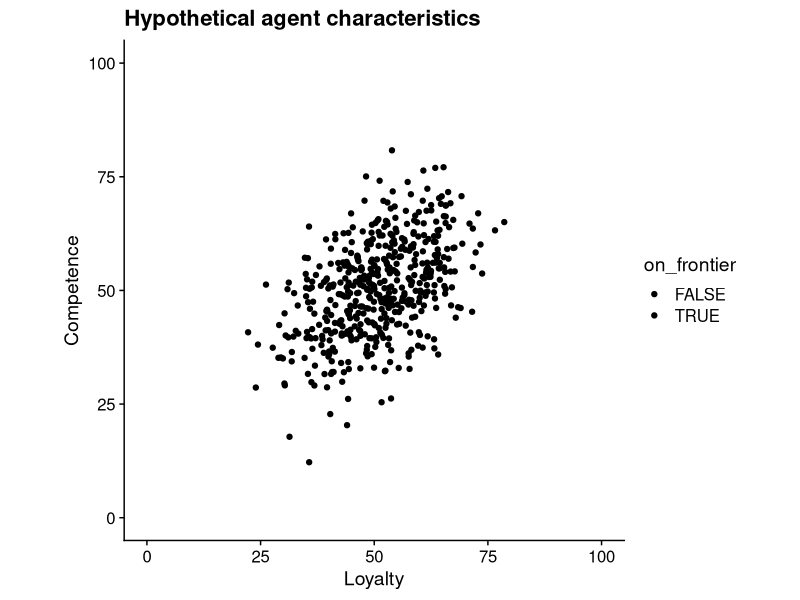
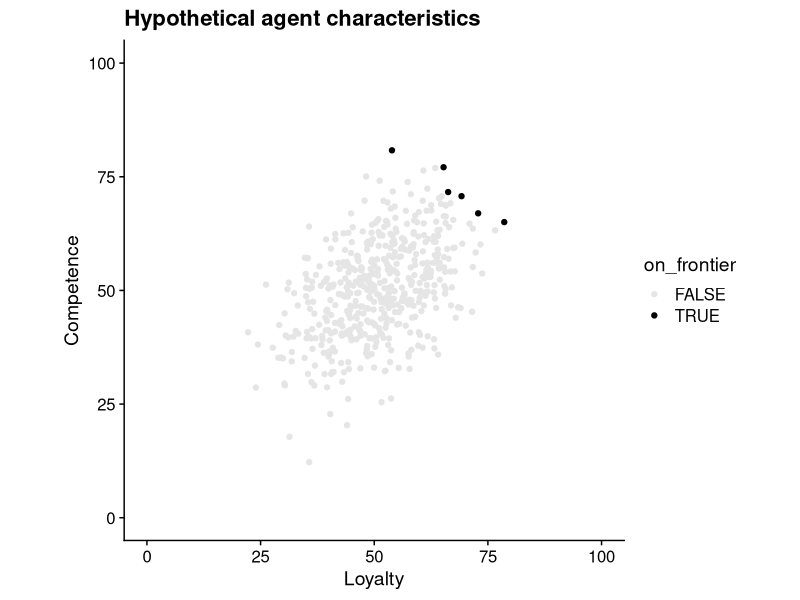
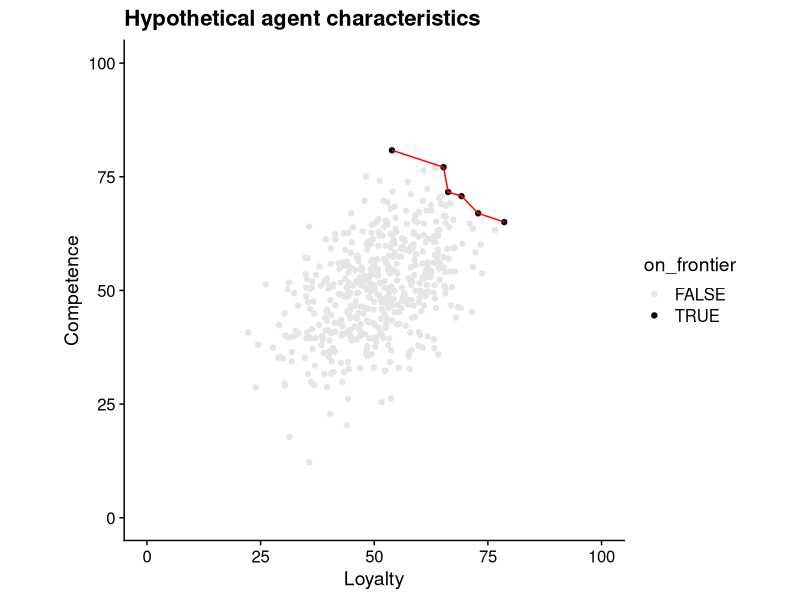

The R source for these figures, in order:
## ---- chunk 1
#| echo: false
#| message: false
library("tidyverse")
library("cowplot")
library("MASS")

theme_set(theme_cowplot(font_size = 14))

set.seed(47)
n <- 500
x <- mvrnorm(
  n = n,
  mu = c(50, 50),
  Sigma = matrix(c(100, 50, 50, 100), 2, 2)
)
df_tradeoff <- tibble(
  loyalty = x[, 1],
  competence = x[, 2]
) |>
  arrange(loyalty, competence) |>
  mutate(
    on_frontier = map_lgl(row_number(), \(i) {
      !any(loyalty[-i] > loyalty[i] & competence[-i] > competence[i])
    })
  )
## ---- chunk 2
plot_base <- df_tradeoff |>
  ggplot(aes(x = loyalty, y = competence)) +
  geom_point(aes(color = on_frontier)) +
  scale_color_manual(
    values = c("FALSE" = "black", "TRUE" = "black")
  ) +
  theme(aspect.ratio = 1) +
  labs(
    title = "Hypothetical agent characteristics",
    x = "Loyalty",
    y = "Competence"
  ) +
  lims(x = c(0, 100), y = c(0, 100))

plot_base
## ---- chunk 3
plot_middle <- plot_base +
  scale_color_manual(
    values = c("FALSE" = "gray90", "TRUE" = "black")
  )

plot_middle
## ---- chunk 4
plot_middle +
  geom_line(
    data = df_tradeoff |> filter(on_frontier),
    color = "red"
  )
